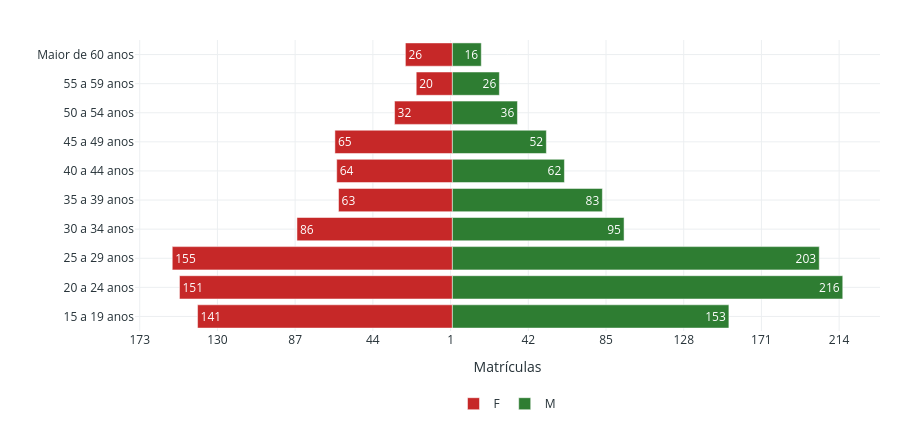

This figure's notebook cell:
### Markdown cell above
#### Gráfico 15 — Pirâmide etária por sexo

### Code cell
faixas_presentes = [f for f in ORDEM_ETARIA if f in df['Faixa Etária'].dropna().unique()]
piramide_df = df.groupby(['Faixa Etária', 'Sexo'])['Código da Matricula'].nunique().reset_index(name='Qtd')
piramide_df['Faixa Etária'] = pd.Categorical(piramide_df['Faixa Etária'], categories=faixas_presentes, ordered=True)
piramide_df = piramide_df.sort_values('Faixa Etária')
fig_g15 = go.Figure()
sexos = sorted(piramide_df['Sexo'].dropna().unique())
for sexo in sexos:
    subset = piramide_df[piramide_df['Sexo'] == sexo]
    multiplicador = -1 if sexo == sexos[0] else 1
    fig_g15.add_trace(go.Bar(name=sexo, y=subset['Faixa Etária'].astype(str), x=subset['Qtd'] * multiplicador, orientation='h', marker_color=CORES_SEXO.get(sexo, '#757575'), text=subset['Qtd'].astype(str), textposition='inside'))
valor_max = int(piramide_df['Qtd'].max()) if len(piramide_df) else 10
ticks = list(range(-valor_max, valor_max + max(1, valor_max // 5), max(1, valor_max // 5)))
fig_g15.update_layout(barmode='relative', xaxis=dict(tickvals=ticks, ticktext=[str(abs(v)) for v in ticks], title='Matrículas'), yaxis=dict(title=''))
aplicar_layout_light(fig_g15, altura=430)
fig_g15.show()

### Figure 1 — Plotly figure (JSON) as saved in the notebook; plotly's stock layout.template omitted (floating-point values rounded to 4 significant figures)
{"data": [{"marker": {"color": "#C62828"}, "name": "F", "orientation": "h", "text": ["141", "151", "155", "86", "63", "64", "65", "32", "20", "26"], "textposition": "inside", "type": "bar", "x": [-141, -151, -155, -86, -63, -64, -65, -32, -20, -26], "y": ["15 a 19 anos", "20 a 24 anos", "25 a 29 anos", "30 a 34 anos", "35 a 39 anos", "40 a 44 anos", "45 a 49 anos", "50 a 54 anos", "55 a 59 anos", "Maior de 60 anos"]}, {"marker": {"color": "#2E7D32"}, "name": "M", "orientation": "h", "text": ["153", "216", "203", "95", "83", "62", "52", "36", "26", "16"], "textposition": "inside", "type": "bar", "x": [153, 216, 203, 95, 83, 62, 52, 36, 26, 16], "y": ["15 a 19 anos", "20 a 24 anos", "25 a 29 anos", "30 a 34 anos", "35 a 39 anos", "40 a 44 anos", "45 a 49 anos", "50 a 54 anos", "55 a 59 anos", "Maior de 60 anos"]}], "layout": {"barmode": "relative", "font": {"color": "#263238"}, "height": 430, "legend": {"orientation": "h", "title": {"text": ""}, "x": 0.5, "xanchor": "center", "y": -0.2, "yanchor": "top"}, "margin": {"b": 85, "l": 20, "r": 20, "t": 40}, "paper_bgcolor": "white", "plot_bgcolor": "white", "title": {"text": ""}, "xaxis": {"gridcolor": "#ECEFF1", "showgrid": true, "ticktext": ["216", "173", "130", "87", "44", "1", "42", "85", "128", "171", "214", "257"], "tickvals": [-216, -173, -130, -87, -44, -1, 42, 85, 128, 171, 214, 257], "title": {"text": "Matrículas"}, "zeroline": false}, "yaxis": {"gridcolor": "#ECEFF1", "showgrid": true, "title": {"text": ""}, "zeroline": false}}}
